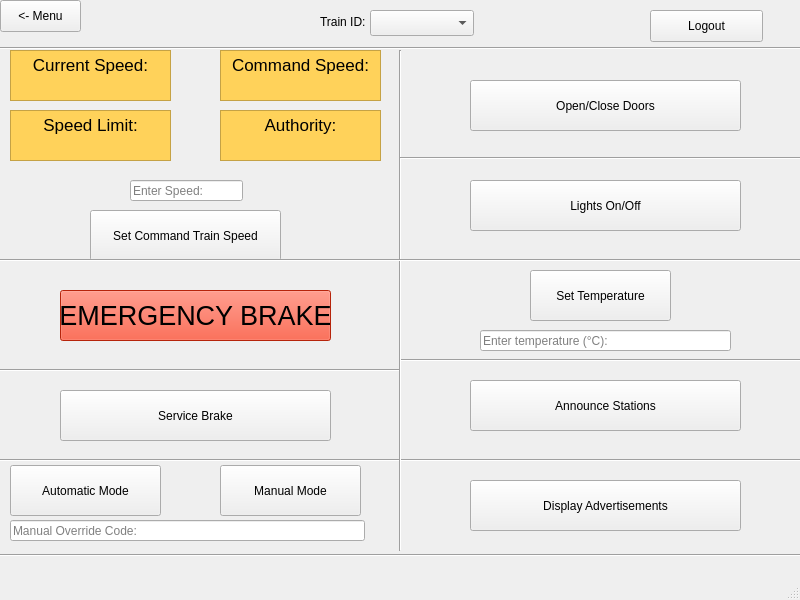
<?xml version="1.0" encoding="UTF-8"?>
<ui version="4.0">
 <class>MainWindow</class>
 <widget class="QMainWindow" name="MainWindow">
  <property name="geometry">
   <rect>
    <x>0</x>
    <y>0</y>
    <width>800</width>
    <height>600</height>
   </rect>
  </property>
  <property name="windowTitle">
   <string>MainWindow</string>
  </property>
  <widget class="QWidget" name="centralwidget">
   <widget class="QStackedWidget" name="stackedWidget">
    <property name="geometry">
     <rect>
      <x>0</x>
      <y>0</y>
      <width>800</width>
      <height>600</height>
     </rect>
    </property>
    <property name="currentIndex">
     <number>1</number>
    </property>
    <widget class="QWidget" name="page">
     <widget class="QComboBox" name="TrainIDBox">
      <property name="geometry">
       <rect>
        <x>360</x>
        <y>10</y>
        <width>104</width>
        <height>26</height>
       </rect>
      </property>
     </widget>
     <widget class="QTextBrowser" name="TrainControllerHeader">
      <property name="geometry">
       <rect>
        <x>0</x>
        <y>0</y>
        <width>181</width>
        <height>31</height>
       </rect>
      </property>
      <property name="html">
       <string>&lt;!DOCTYPE HTML PUBLIC &quot;-//W3C//DTD HTML 4.0//EN&quot; &quot;http://www.w3.org/TR/REC-html40/strict.dtd&quot;&gt;
&lt;html&gt;&lt;head&gt;&lt;meta name=&quot;qrichtext&quot; content=&quot;1&quot; /&gt;&lt;style type=&quot;text/css&quot;&gt;
p, li { white-space: pre-wrap; }
&lt;/style&gt;&lt;/head&gt;&lt;body style=&quot; font-family:'.SF NS Text'; font-size:13pt; font-weight:400; font-style:normal;&quot;&gt;
&lt;p style=&quot; margin-top:0px; margin-bottom:0px; margin-left:0px; margin-right:0px; -qt-block-indent:0; text-indent:0px;&quot;&gt;Train Controller Main Page&lt;/p&gt;&lt;/body&gt;&lt;/html&gt;</string>
      </property>
     </widget>
     <widget class="QPushButton" name="TrainActions">
      <property name="geometry">
       <rect>
        <x>174</x>
        <y>200</y>
        <width>431</width>
        <height>71</height>
       </rect>
      </property>
      <property name="font">
       <font>
        <pointsize>24</pointsize>
       </font>
      </property>
      <property name="text">
       <string>Train Actions</string>
      </property>
     </widget>
     <widget class="QPushButton" name="Information">
      <property name="geometry">
       <rect>
        <x>174</x>
        <y>360</y>
        <width>431</width>
        <height>71</height>
       </rect>
      </property>
      <property name="font">
       <font>
        <pointsize>24</pointsize>
       </font>
      </property>
      <property name="text">
       <string>Information</string>
      </property>
     </widget>
     <widget class="QLabel" name="TrainIDLabel">
      <property name="geometry">
       <rect>
        <x>310</x>
        <y>14</y>
        <width>60</width>
        <height>16</height>
       </rect>
      </property>
      <property name="text">
       <string>Train ID:</string>
      </property>
     </widget>
     <widget class="QPushButton" name="Logout">
      <property name="geometry">
       <rect>
        <x>670</x>
        <y>10</y>
        <width>85</width>
        <height>32</height>
       </rect>
      </property>
      <property name="text">
       <string>Logout</string>
      </property>
     </widget>
     <widget class="Line" name="line_2">
      <property name="geometry">
       <rect>
        <x>-120</x>
        <y>120</y>
        <width>911</width>
        <height>16</height>
       </rect>
      </property>
      <property name="orientation">
       <enum>Qt::Horizontal</enum>
      </property>
     </widget>
    </widget>
    <widget class="QWidget" name="page_2">
     <widget class="Line" name="line_9">
      <property name="geometry">
       <rect>
        <x>400</x>
        <y>350</y>
        <width>401</width>
        <height>20</height>
       </rect>
      </property>
      <property name="orientation">
       <enum>Qt::Horizontal</enum>
      </property>
     </widget>
     <widget class="Line" name="line_10">
      <property name="geometry">
       <rect>
        <x>400</x>
        <y>450</y>
        <width>401</width>
        <height>20</height>
       </rect>
      </property>
      <property name="orientation">
       <enum>Qt::Horizontal</enum>
      </property>
     </widget>
     <widget class="QPushButton" name="Doors">
      <property name="geometry">
       <rect>
        <x>470</x>
        <y>80</y>
        <width>271</width>
        <height>51</height>
       </rect>
      </property>
      <property name="styleSheet">
       <string notr="true"/>
      </property>
      <property name="text">
       <string>Open/Close Doors</string>
      </property>
     </widget>
     <widget class="QPushButton" name="ManualMode">
      <property name="geometry">
       <rect>
        <x>220</x>
        <y>465</y>
        <width>141</width>
        <height>51</height>
       </rect>
      </property>
      <property name="text">
       <string>Manual Mode</string>
      </property>
     </widget>
     <widget class="Line" name="line_11">
      <property name="geometry">
       <rect>
        <x>0</x>
        <y>530</y>
        <width>801</width>
        <height>51</height>
       </rect>
      </property>
      <property name="orientation">
       <enum>Qt::Horizontal</enum>
      </property>
     </widget>
     <widget class="QPushButton" name="SeanPaul">
      <property name="geometry">
       <rect>
        <x>530</x>
        <y>270</y>
        <width>141</width>
        <height>51</height>
       </rect>
      </property>
      <property name="text">
       <string>Set Temperature</string>
      </property>
     </widget>
     <widget class="QPushButton" name="EmergencyBrake">
      <property name="geometry">
       <rect>
        <x>60</x>
        <y>290</y>
        <width>271</width>
        <height>51</height>
       </rect>
      </property>
      <property name="palette">
       <palette>
        <active>
         <colorrole role="WindowText">
          <brush brushstyle="SolidPattern">
           <color alpha="255">
            <red>0</red>
            <green>0</green>
            <blue>0</blue>
           </color>
          </brush>
         </colorrole>
         <colorrole role="Button">
          <brush brushstyle="SolidPattern">
           <color alpha="255">
            <red>255</red>
            <green>51</green>
            <blue>16</blue>
           </color>
          </brush>
         </colorrole>
         <colorrole role="Light">
          <brush brushstyle="SolidPattern">
           <color alpha="255">
            <red>192</red>
            <green>201</green>
            <blue>255</blue>
           </color>
          </brush>
         </colorrole>
         <colorrole role="Midlight">
          <brush brushstyle="SolidPattern">
           <color alpha="255">
            <red>137</red>
            <green>153</green>
            <blue>247</blue>
           </color>
          </brush>
         </colorrole>
         <colorrole role="Dark">
          <brush brushstyle="SolidPattern">
           <color alpha="255">
            <red>41</red>
            <green>52</green>
            <blue>120</blue>
           </color>
          </brush>
         </colorrole>
         <colorrole role="Mid">
          <brush brushstyle="SolidPattern">
           <color alpha="255">
            <red>55</red>
            <green>70</green>
            <blue>160</blue>
           </color>
          </brush>
         </colorrole>
         <colorrole role="Text">
          <brush brushstyle="SolidPattern">
           <color alpha="255">
            <red>0</red>
            <green>0</green>
            <blue>0</blue>
           </color>
          </brush>
         </colorrole>
         <colorrole role="BrightText">
          <brush brushstyle="SolidPattern">
           <color alpha="255">
            <red>255</red>
            <green>255</green>
            <blue>255</blue>
           </color>
          </brush>
         </colorrole>
         <colorrole role="ButtonText">
          <brush brushstyle="SolidPattern">
           <color alpha="255">
            <red>0</red>
            <green>0</green>
            <blue>0</blue>
           </color>
          </brush>
         </colorrole>
         <colorrole role="Base">
          <brush brushstyle="SolidPattern">
           <color alpha="255">
            <red>255</red>
            <green>51</green>
            <blue>16</blue>
           </color>
          </brush>
         </colorrole>
         <colorrole role="Window">
          <brush brushstyle="SolidPattern">
           <color alpha="255">
            <red>255</red>
            <green>51</green>
            <blue>16</blue>
           </color>
          </brush>
         </colorrole>
         <colorrole role="Shadow">
          <brush brushstyle="SolidPattern">
           <color alpha="255">
            <red>0</red>
            <green>0</green>
            <blue>0</blue>
           </color>
          </brush>
         </colorrole>
         <colorrole role="AlternateBase">
          <brush brushstyle="SolidPattern">
           <color alpha="255">
            <red>168</red>
            <green>180</green>
            <blue>247</blue>
           </color>
          </brush>
         </colorrole>
         <colorrole role="ToolTipBase">
          <brush brushstyle="SolidPattern">
           <color alpha="255">
            <red>255</red>
            <green>255</green>
            <blue>220</blue>
           </color>
          </brush>
         </colorrole>
         <colorrole role="ToolTipText">
          <brush brushstyle="SolidPattern">
           <color alpha="255">
            <red>0</red>
            <green>0</green>
            <blue>0</blue>
           </color>
          </brush>
         </colorrole>
        </active>
        <inactive>
         <colorrole role="WindowText">
          <brush brushstyle="SolidPattern">
           <color alpha="255">
            <red>0</red>
            <green>0</green>
            <blue>0</blue>
           </color>
          </brush>
         </colorrole>
         <colorrole role="Button">
          <brush brushstyle="SolidPattern">
           <color alpha="255">
            <red>255</red>
            <green>51</green>
            <blue>16</blue>
           </color>
          </brush>
         </colorrole>
         <colorrole role="Light">
          <brush brushstyle="SolidPattern">
           <color alpha="255">
            <red>192</red>
            <green>201</green>
            <blue>255</blue>
           </color>
          </brush>
         </colorrole>
         <colorrole role="Midlight">
          <brush brushstyle="SolidPattern">
           <color alpha="255">
            <red>137</red>
            <green>153</green>
            <blue>247</blue>
           </color>
          </brush>
         </colorrole>
         <colorrole role="Dark">
          <brush brushstyle="SolidPattern">
           <color alpha="255">
            <red>41</red>
            <green>52</green>
            <blue>120</blue>
           </color>
          </brush>
         </colorrole>
         <colorrole role="Mid">
          <brush brushstyle="SolidPattern">
           <color alpha="255">
            <red>55</red>
            <green>70</green>
            <blue>160</blue>
           </color>
          </brush>
         </colorrole>
         <colorrole role="Text">
          <brush brushstyle="SolidPattern">
           <color alpha="255">
            <red>0</red>
            <green>0</green>
            <blue>0</blue>
           </color>
          </brush>
         </colorrole>
         <colorrole role="BrightText">
          <brush brushstyle="SolidPattern">
           <color alpha="255">
            <red>255</red>
            <green>255</green>
            <blue>255</blue>
           </color>
          </brush>
         </colorrole>
         <colorrole role="ButtonText">
          <brush brushstyle="SolidPattern">
           <color alpha="255">
            <red>0</red>
            <green>0</green>
            <blue>0</blue>
           </color>
          </brush>
         </colorrole>
         <colorrole role="Base">
          <brush brushstyle="SolidPattern">
           <color alpha="255">
            <red>255</red>
            <green>51</green>
            <blue>16</blue>
           </color>
          </brush>
         </colorrole>
         <colorrole role="Window">
          <brush brushstyle="SolidPattern">
           <color alpha="255">
            <red>255</red>
            <green>51</green>
            <blue>16</blue>
           </color>
          </brush>
         </colorrole>
         <colorrole role="Shadow">
          <brush brushstyle="SolidPattern">
           <color alpha="255">
            <red>0</red>
            <green>0</green>
            <blue>0</blue>
           </color>
          </brush>
         </colorrole>
         <colorrole role="AlternateBase">
          <brush brushstyle="SolidPattern">
           <color alpha="255">
            <red>168</red>
            <green>180</green>
            <blue>247</blue>
           </color>
          </brush>
         </colorrole>
         <colorrole role="ToolTipBase">
          <brush brushstyle="SolidPattern">
           <color alpha="255">
            <red>255</red>
            <green>255</green>
            <blue>220</blue>
           </color>
          </brush>
         </colorrole>
         <colorrole role="ToolTipText">
          <brush brushstyle="SolidPattern">
           <color alpha="255">
            <red>0</red>
            <green>0</green>
            <blue>0</blue>
           </color>
          </brush>
         </colorrole>
        </inactive>
        <disabled>
         <colorrole role="WindowText">
          <brush brushstyle="SolidPattern">
           <color alpha="255">
            <red>41</red>
            <green>52</green>
            <blue>120</blue>
           </color>
          </brush>
         </colorrole>
         <colorrole role="Button">
          <brush brushstyle="SolidPattern">
           <color alpha="255">
            <red>255</red>
            <green>51</green>
            <blue>16</blue>
           </color>
          </brush>
         </colorrole>
         <colorrole role="Light">
          <brush brushstyle="SolidPattern">
           <color alpha="255">
            <red>192</red>
            <green>201</green>
            <blue>255</blue>
           </color>
          </brush>
         </colorrole>
         <colorrole role="Midlight">
          <brush brushstyle="SolidPattern">
           <color alpha="255">
            <red>137</red>
            <green>153</green>
            <blue>247</blue>
           </color>
          </brush>
         </colorrole>
         <colorrole role="Dark">
          <brush brushstyle="SolidPattern">
           <color alpha="255">
            <red>41</red>
            <green>52</green>
            <blue>120</blue>
           </color>
          </brush>
         </colorrole>
         <colorrole role="Mid">
          <brush brushstyle="SolidPattern">
           <color alpha="255">
            <red>55</red>
            <green>70</green>
            <blue>160</blue>
           </color>
          </brush>
         </colorrole>
         <colorrole role="Text">
          <brush brushstyle="SolidPattern">
           <color alpha="255">
            <red>41</red>
            <green>52</green>
            <blue>120</blue>
           </color>
          </brush>
         </colorrole>
         <colorrole role="BrightText">
          <brush brushstyle="SolidPattern">
           <color alpha="255">
            <red>255</red>
            <green>255</green>
            <blue>255</blue>
           </color>
          </brush>
         </colorrole>
         <colorrole role="ButtonText">
          <brush brushstyle="SolidPattern">
           <color alpha="255">
            <red>41</red>
            <green>52</green>
            <blue>120</blue>
           </color>
          </brush>
         </colorrole>
         <colorrole role="Base">
          <brush brushstyle="SolidPattern">
           <color alpha="255">
            <red>255</red>
            <green>51</green>
            <blue>16</blue>
           </color>
          </brush>
         </colorrole>
         <colorrole role="Window">
          <brush brushstyle="SolidPattern">
           <color alpha="255">
            <red>255</red>
            <green>51</green>
            <blue>16</blue>
           </color>
          </brush>
         </colorrole>
         <colorrole role="Shadow">
          <brush brushstyle="SolidPattern">
           <color alpha="255">
            <red>0</red>
            <green>0</green>
            <blue>0</blue>
           </color>
          </brush>
         </colorrole>
         <colorrole role="AlternateBase">
          <brush brushstyle="SolidPattern">
           <color alpha="255">
            <red>82</red>
            <green>105</green>
            <blue>240</blue>
           </color>
          </brush>
         </colorrole>
         <colorrole role="ToolTipBase">
          <brush brushstyle="SolidPattern">
           <color alpha="255">
            <red>255</red>
            <green>255</green>
            <blue>220</blue>
           </color>
          </brush>
         </colorrole>
         <colorrole role="ToolTipText">
          <brush brushstyle="SolidPattern">
           <color alpha="255">
            <red>0</red>
            <green>0</green>
            <blue>0</blue>
           </color>
          </brush>
         </colorrole>
        </disabled>
       </palette>
      </property>
      <property name="font">
       <font>
        <pointsize>20</pointsize>
       </font>
      </property>
      <property name="styleSheet">
       <string notr="true">background-color: rgb(255, 51, 16)</string>
      </property>
      <property name="text">
       <string>EMERGENCY BRAKE</string>
      </property>
     </widget>
     <widget class="Line" name="line_6">
      <property name="geometry">
       <rect>
        <x>0</x>
        <y>450</y>
        <width>401</width>
        <height>20</height>
       </rect>
      </property>
      <property name="orientation">
       <enum>Qt::Horizontal</enum>
      </property>
     </widget>
     <widget class="Line" name="line_8">
      <property name="geometry">
       <rect>
        <x>400</x>
        <y>250</y>
        <width>401</width>
        <height>20</height>
       </rect>
      </property>
      <property name="orientation">
       <enum>Qt::Horizontal</enum>
      </property>
     </widget>
     <widget class="QLabel" name="TrainIDLabel2">
      <property name="geometry">
       <rect>
        <x>320</x>
        <y>14</y>
        <width>60</width>
        <height>16</height>
       </rect>
      </property>
      <property name="text">
       <string>Train ID:</string>
      </property>
     </widget>
     <widget class="Line" name="line_3">
      <property name="geometry">
       <rect>
        <x>0</x>
        <y>360</y>
        <width>401</width>
        <height>20</height>
       </rect>
      </property>
      <property name="orientation">
       <enum>Qt::Horizontal</enum>
      </property>
     </widget>
     <widget class="QPushButton" name="Logout2">
      <property name="geometry">
       <rect>
        <x>650</x>
        <y>10</y>
        <width>113</width>
        <height>32</height>
       </rect>
      </property>
      <property name="text">
       <string>Logout</string>
      </property>
     </widget>
     <widget class="Line" name="line">
      <property name="geometry">
       <rect>
        <x>360</x>
        <y>50</y>
        <width>81</width>
        <height>501</height>
       </rect>
      </property>
      <property name="orientation">
       <enum>Qt::Vertical</enum>
      </property>
     </widget>
     <widget class="QPushButton" name="Lights">
      <property name="geometry">
       <rect>
        <x>470</x>
        <y>180</y>
        <width>271</width>
        <height>51</height>
       </rect>
      </property>
      <property name="styleSheet">
       <string notr="true"/>
      </property>
      <property name="text">
       <string>Lights On/Off</string>
      </property>
     </widget>
     <widget class="QPushButton" name="ServiceBrake">
      <property name="geometry">
       <rect>
        <x>60</x>
        <y>390</y>
        <width>271</width>
        <height>51</height>
       </rect>
      </property>
      <property name="text">
       <string>Service Brake</string>
      </property>
     </widget>
     <widget class="QPushButton" name="SetSpeed">
      <property name="geometry">
       <rect>
        <x>90</x>
        <y>210</y>
        <width>191</width>
        <height>51</height>
       </rect>
      </property>
      <property name="text">
       <string>Set Command Train Speed</string>
      </property>
     </widget>
     <widget class="Line" name="line_7">
      <property name="geometry">
       <rect>
        <x>400</x>
        <y>150</y>
        <width>401</width>
        <height>16</height>
       </rect>
      </property>
      <property name="orientation">
       <enum>Qt::Horizontal</enum>
      </property>
     </widget>
     <widget class="QComboBox" name="TrainIDBox2">
      <property name="geometry">
       <rect>
        <x>370</x>
        <y>10</y>
        <width>104</width>
        <height>26</height>
       </rect>
      </property>
     </widget>
     <widget class="Line" name="line_4">
      <property name="geometry">
       <rect>
        <x>0</x>
        <y>250</y>
        <width>401</width>
        <height>20</height>
       </rect>
      </property>
      <property name="orientation">
       <enum>Qt::Horizontal</enum>
      </property>
     </widget>
     <widget class="QPushButton" name="Advertisements">
      <property name="geometry">
       <rect>
        <x>470</x>
        <y>480</y>
        <width>271</width>
        <height>51</height>
       </rect>
      </property>
      <property name="styleSheet">
       <string notr="true"/>
      </property>
      <property name="text">
       <string>Display Advertisements</string>
      </property>
     </widget>
     <widget class="Line" name="line_5">
      <property name="geometry">
       <rect>
        <x>0</x>
        <y>40</y>
        <width>801</width>
        <height>16</height>
       </rect>
      </property>
      <property name="orientation">
       <enum>Qt::Horizontal</enum>
      </property>
     </widget>
     <widget class="QPushButton" name="Announcements">
      <property name="geometry">
       <rect>
        <x>470</x>
        <y>380</y>
        <width>271</width>
        <height>51</height>
       </rect>
      </property>
      <property name="styleSheet">
       <string notr="true"/>
      </property>
      <property name="text">
       <string>Announce Stations</string>
      </property>
     </widget>
     <widget class="QLineEdit" name="InputTemp">
      <property name="geometry">
       <rect>
        <x>480</x>
        <y>330</y>
        <width>251</width>
        <height>21</height>
       </rect>
      </property>
      <property name="styleSheet">
       <string notr="true">QLineEdit { color: grey; }</string>
      </property>
      <property name="text">
       <string>Enter temperature (°C):</string>
      </property>
     </widget>
     <widget class="QTextBrowser" name="textBrowser">
      <property name="geometry">
       <rect>
        <x>10</x>
        <y>50</y>
        <width>161</width>
        <height>51</height>
       </rect>
      </property>
      <property name="styleSheet">
       <string notr="true">QTextBrowser {background-color: rgb(255, 210, 90);}</string>
      </property>
      <property name="html">
       <string>&lt;!DOCTYPE HTML PUBLIC &quot;-//W3C//DTD HTML 4.0//EN&quot; &quot;http://www.w3.org/TR/REC-html40/strict.dtd&quot;&gt;
&lt;html&gt;&lt;head&gt;&lt;meta name=&quot;qrichtext&quot; content=&quot;1&quot; /&gt;&lt;style type=&quot;text/css&quot;&gt;
p, li { white-space: pre-wrap; }
&lt;/style&gt;&lt;/head&gt;&lt;body style=&quot; font-family:'.SF NS Text'; font-size:13pt; font-weight:400; font-style:normal;&quot;&gt;
&lt;p align=&quot;center&quot; style=&quot; margin-top:0px; margin-bottom:0px; margin-left:0px; margin-right:0px; -qt-block-indent:0; text-indent:0px;&quot;&gt;Current Speed:&lt;/p&gt;&lt;/body&gt;&lt;/html&gt;</string>
      </property>
     </widget>
     <widget class="QLabel" name="CurrentSpeedLabel">
      <property name="geometry">
       <rect>
        <x>60</x>
        <y>70</y>
        <width>60</width>
        <height>16</height>
       </rect>
      </property>
      <property name="font">
       <font>
        <weight>75</weight>
        <bold>true</bold>
       </font>
      </property>
      <property name="text">
       <string/>
      </property>
     </widget>
     <widget class="QTextBrowser" name="textBrowser_2">
      <property name="geometry">
       <rect>
        <x>220</x>
        <y>50</y>
        <width>161</width>
        <height>51</height>
       </rect>
      </property>
      <property name="styleSheet">
       <string notr="true">QTextBrowser {background-color: rgb(255, 210, 90);}</string>
      </property>
      <property name="html">
       <string>&lt;!DOCTYPE HTML PUBLIC &quot;-//W3C//DTD HTML 4.0//EN&quot; &quot;http://www.w3.org/TR/REC-html40/strict.dtd&quot;&gt;
&lt;html&gt;&lt;head&gt;&lt;meta name=&quot;qrichtext&quot; content=&quot;1&quot; /&gt;&lt;style type=&quot;text/css&quot;&gt;
p, li { white-space: pre-wrap; }
&lt;/style&gt;&lt;/head&gt;&lt;body style=&quot; font-family:'.SF NS Text'; font-size:13pt; font-weight:400; font-style:normal;&quot;&gt;
&lt;p align=&quot;center&quot; style=&quot; margin-top:0px; margin-bottom:0px; margin-left:0px; margin-right:0px; -qt-block-indent:0; text-indent:0px;&quot;&gt;Command Speed:&lt;/p&gt;&lt;/body&gt;&lt;/html&gt;</string>
      </property>
     </widget>
     <widget class="QLabel" name="CommandSpeedLabel">
      <property name="geometry">
       <rect>
        <x>280</x>
        <y>70</y>
        <width>60</width>
        <height>16</height>
       </rect>
      </property>
      <property name="font">
       <font>
        <weight>75</weight>
        <bold>true</bold>
       </font>
      </property>
      <property name="text">
       <string/>
      </property>
     </widget>
     <widget class="QTextBrowser" name="textBrowser_3">
      <property name="geometry">
       <rect>
        <x>220</x>
        <y>110</y>
        <width>161</width>
        <height>51</height>
       </rect>
      </property>
      <property name="styleSheet">
       <string notr="true">QTextBrowser {background-color: rgb(255, 210, 90);}</string>
      </property>
      <property name="html">
       <string>&lt;!DOCTYPE HTML PUBLIC &quot;-//W3C//DTD HTML 4.0//EN&quot; &quot;http://www.w3.org/TR/REC-html40/strict.dtd&quot;&gt;
&lt;html&gt;&lt;head&gt;&lt;meta name=&quot;qrichtext&quot; content=&quot;1&quot; /&gt;&lt;style type=&quot;text/css&quot;&gt;
p, li { white-space: pre-wrap; }
&lt;/style&gt;&lt;/head&gt;&lt;body style=&quot; font-family:'.SF NS Text'; font-size:13pt; font-weight:400; font-style:normal;&quot;&gt;
&lt;p align=&quot;center&quot; style=&quot; margin-top:0px; margin-bottom:0px; margin-left:0px; margin-right:0px; -qt-block-indent:0; text-indent:0px;&quot;&gt;Authority:&lt;/p&gt;&lt;/body&gt;&lt;/html&gt;</string>
      </property>
     </widget>
     <widget class="QLabel" name="AuthorityLabel">
      <property name="geometry">
       <rect>
        <x>270</x>
        <y>130</y>
        <width>60</width>
        <height>16</height>
       </rect>
      </property>
      <property name="font">
       <font>
        <weight>75</weight>
        <bold>true</bold>
       </font>
      </property>
      <property name="text">
       <string/>
      </property>
     </widget>
     <widget class="QLineEdit" name="EnterSpeed">
      <property name="geometry">
       <rect>
        <x>130</x>
        <y>180</y>
        <width>113</width>
        <height>21</height>
       </rect>
      </property>
      <property name="styleSheet">
       <string notr="true">QLineEdit { color: grey; }</string>
      </property>
      <property name="text">
       <string>Enter Speed:</string>
      </property>
     </widget>
     <widget class="QPushButton" name="AutomaticMode">
      <property name="geometry">
       <rect>
        <x>10</x>
        <y>465</y>
        <width>151</width>
        <height>51</height>
       </rect>
      </property>
      <property name="text">
       <string>Automatic Mode</string>
      </property>
     </widget>
     <widget class="QLineEdit" name="OverrideCode">
      <property name="geometry">
       <rect>
        <x>10</x>
        <y>520</y>
        <width>355</width>
        <height>21</height>
       </rect>
      </property>
      <property name="styleSheet">
       <string notr="true">QLineEdit { color: grey; }</string>
      </property>
      <property name="text">
       <string>Manual Override Code:</string>
      </property>
     </widget>
     <widget class="QPushButton" name="MainMenu2">
      <property name="geometry">
       <rect>
        <x>0</x>
        <y>0</y>
        <width>81</width>
        <height>32</height>
       </rect>
      </property>
      <property name="text">
       <string>&lt;- Menu</string>
      </property>
     </widget>
     <widget class="QTextBrowser" name="textBrowser_4">
      <property name="geometry">
       <rect>
        <x>10</x>
        <y>110</y>
        <width>161</width>
        <height>51</height>
       </rect>
      </property>
      <property name="styleSheet">
       <string notr="true">QTextBrowser {background-color: rgb(255, 210, 90);}</string>
      </property>
      <property name="html">
       <string>&lt;!DOCTYPE HTML PUBLIC &quot;-//W3C//DTD HTML 4.0//EN&quot; &quot;http://www.w3.org/TR/REC-html40/strict.dtd&quot;&gt;
&lt;html&gt;&lt;head&gt;&lt;meta name=&quot;qrichtext&quot; content=&quot;1&quot; /&gt;&lt;style type=&quot;text/css&quot;&gt;
p, li { white-space: pre-wrap; }
&lt;/style&gt;&lt;/head&gt;&lt;body style=&quot; font-family:'.SF NS Text'; font-size:13pt; font-weight:400; font-style:normal;&quot;&gt;
&lt;p align=&quot;center&quot; style=&quot; margin-top:0px; margin-bottom:0px; margin-left:0px; margin-right:0px; -qt-block-indent:0; text-indent:0px;&quot;&gt;Speed Limit:&lt;/p&gt;&lt;/body&gt;&lt;/html&gt;</string>
      </property>
     </widget>
     <widget class="QLabel" name="SpeedLimitLabel">
      <property name="geometry">
       <rect>
        <x>60</x>
        <y>130</y>
        <width>60</width>
        <height>16</height>
       </rect>
      </property>
      <property name="font">
       <font>
        <weight>75</weight>
        <bold>true</bold>
       </font>
      </property>
      <property name="text">
       <string/>
      </property>
     </widget>
    </widget>
    <widget class="QWidget" name="page_3">
     <widget class="QPushButton" name="Logout3">
      <property name="geometry">
       <rect>
        <x>650</x>
        <y>10</y>
        <width>113</width>
        <height>32</height>
       </rect>
      </property>
      <property name="text">
       <string>Logout</string>
      </property>
     </widget>
     <widget class="QPushButton" name="Failures">
      <property name="geometry">
       <rect>
        <x>170</x>
        <y>196</y>
        <width>431</width>
        <height>91</height>
       </rect>
      </property>
      <property name="font">
       <font>
        <pointsize>24</pointsize>
       </font>
      </property>
      <property name="text">
       <string>Failure Notifications</string>
      </property>
     </widget>
     <widget class="QComboBox" name="TrainIDBox3">
      <property name="geometry">
       <rect>
        <x>370</x>
        <y>10</y>
        <width>104</width>
        <height>26</height>
       </rect>
      </property>
     </widget>
     <widget class="QPushButton" name="DisplaySchedule">
      <property name="geometry">
       <rect>
        <x>170</x>
        <y>346</y>
        <width>431</width>
        <height>91</height>
       </rect>
      </property>
      <property name="font">
       <font>
        <pointsize>24</pointsize>
       </font>
      </property>
      <property name="text">
       <string>Display Schedule</string>
      </property>
     </widget>
     <widget class="QLabel" name="TrainIDLabel3">
      <property name="geometry">
       <rect>
        <x>320</x>
        <y>14</y>
        <width>60</width>
        <height>16</height>
       </rect>
      </property>
      <property name="text">
       <string>Train ID:</string>
      </property>
     </widget>
     <widget class="Line" name="line_12">
      <property name="geometry">
       <rect>
        <x>0</x>
        <y>76</y>
        <width>801</width>
        <height>16</height>
       </rect>
      </property>
      <property name="orientation">
       <enum>Qt::Horizontal</enum>
      </property>
     </widget>
     <widget class="QPushButton" name="MainMenu3">
      <property name="geometry">
       <rect>
        <x>0</x>
        <y>0</y>
        <width>71</width>
        <height>32</height>
       </rect>
      </property>
      <property name="text">
       <string>&lt;-Menu</string>
      </property>
     </widget>
    </widget>
   </widget>
  </widget>
  <widget class="QStatusBar" name="statusbar"/>
 </widget>
 <resources/>
 <connections/>
</ui>
